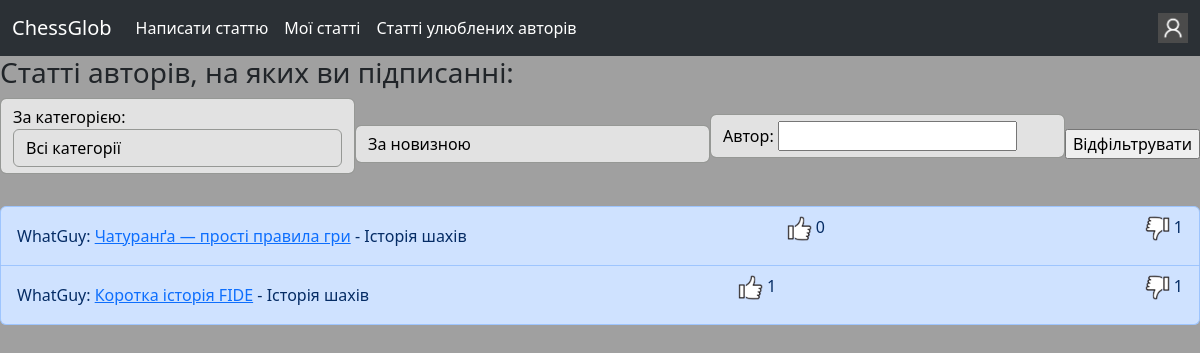
/view_subscription_articles (signed in), run on the app's committed database.
### blog/models.py (models this page shows, shortened)
class Article(models.Model):
    class Categories(models.TextChoices):
        other = "Інше"
        debut = "Дебют"
        middle_game = "Мітельшпіль"
        end_game = "Ендшпіль"
        history = "Історія шахів"
        etude = "Шахові задачки"
    author = models.ForeignKey(MyUser, models.CASCADE)
    name = models.CharField(max_length=32)
    category = models.CharField(choices=Categories.choices, default=Categories.other)
    created_time = models.DateTimeField()
    elements_num = models.IntegerField(default=1)

### auth_sys/models.py (models this page shows, shortened)
class MyUser(AbstractBaseUser, PermissionsMixin):
    class Roles(models.TextChoices): #Усі можливі ролі
        USER = "user"
        ADMINISTRATOR = "administrator"
    username = models.CharField(unique=True, max_length=16)
    email = models.EmailField(unique=True)
    role = models.CharField(choices=Roles.choices, default=Roles.USER)
    first_name = models.CharField(blank=True, null=True, max_length=16)
    last_name = models.CharField(blank=True, null=True, max_length=32)
    birth_date = models.DateField(blank=True, null=True)
    is_staff = models.BooleanField(default=False)
    is_superuser = models.BooleanField(default=False)
    is_active = models.BooleanField(default=True)
    objects = MyUserManager() #Це потрібно для створення самого акаунту
    USERNAME_FIELD = "username"
    REQUIRED_FIELDS = ["email"]

### blog/views.py (the view, shortened to what this page needs)
# urls.py: path("view_subscription_articles", views.view_subscription_articles, name="view_subscription_articles"),
@login_required
def view_subscription_articles(request):
    if request.method not in ["GET", "POST"]:
        return redirect("/eror?eror_text=Сторінка для перегляду ваших статтей приймає лише GET і POST запити.")
    categories = [choice.value for choice in models.Article.Categories]
    articles = models.Article.objects.filter(author__in=models.Subscription.objects.filter(who=request.user).values('on_whom'))
    articles = articles.annotate(like_count=Count('like', distinct=True))
    articles = articles.annotate(dislike_count=Count("dislike", distinct=True))
    if request.method == "GET":
        articles = articles.order_by("-created_time")
        return render(request, "blog/view_subscription_articles.html", {"articles":articles, "categories":categories})

### templates/blog/view_subscription_articles.html (shortened to what this page needs)
{% extends "base.html" %}
{% load static %}
{% load custom_tags %}
{% block body %}
<h3>Статті авторів, на яких ви підписанні:</h3>
<form method="post" class="form-inline mb-3 d-flex justify-content-between align-items-center">
    <p class="form-control">За категорією: <select name="category" class="form-control">
        <option value="all">Всі категорії</option>
    </select></p>
    <select name="by" class="form-control">
        <option value="by_newest">За новизною</option>
    </select>
    <p class="form-control">Автор: <input type="text" name="author" maxlength="16"></p>
    <input type="submit" value="Відфільтрувати">
</form>
<ul class="list-group">
    {% for article in articles %}
    <li class="list-group-item list-group-item-primary d-flex justify-content-between align-items-center">
        <div>
            {{ article.author.username }}: <a href="{% url 'blog:view_article' article.pk%}">{{ article.name }}</a> - {{ article.category }}
        </div>
        <p><img src="{% static 'img/not_pressed_like.png' %}" width="25px" height="25px"> {{ article.like_count }}</p>
        <p><img src="{% static 'img/not_pressed_dislike.png' %}" width="25px" height="25px"> {{ article.dislike_count }}</p>
    </li>
    {% endfor %}
</ul>
{% endblock %}

### templates/base.html (style rules this page uses)
body { background-color: rgb(160, 160, 160); }
.form-control { background-color: #e2e2e2; color: rgb(0, 0, 0); border-color: #969895; }

### data on the page
Article: author.username "WhatGuy", name "Чатуранґа — прості правила гри", category "Історія шахів", like_count "0", dislike_count "1"
Article: author.username "WhatGuy", name "Коротка історія FIDE", category "Історія шахів", like_count "1", dislike_count "1"
